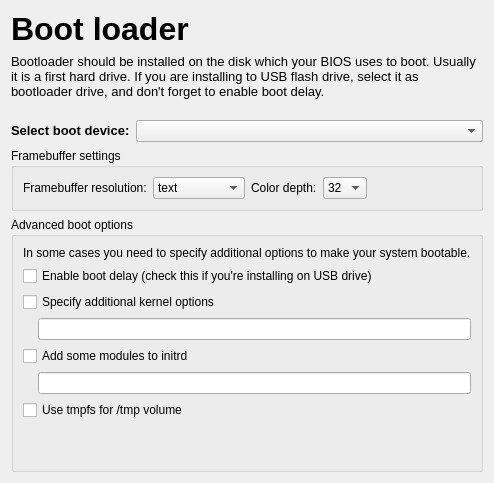
      <widget class="QWidget" name="bootLoaderPage">
       <layout class="QVBoxLayout" name="verticalLayout_16">
        <item>
         <layout class="QHBoxLayout" name="horizontalLayout_39">
          <item>
           <widget class="QLabel" name="label_13">
            <property name="text">
             <string>&lt;!DOCTYPE HTML PUBLIC &quot;-//W3C//DTD HTML 4.0//EN&quot; &quot;http://www.w3.org/TR/REC-html40/strict.dtd&quot;&gt;
&lt;html&gt;&lt;head&gt;&lt;meta name=&quot;qrichtext&quot; content=&quot;1&quot; /&gt;&lt;style type=&quot;text/css&quot;&gt;
p, li { white-space: pre-wrap; }
&lt;/style&gt;&lt;/head&gt;&lt;body style=&quot; font-family:'Droid Sans'; font-size:10pt; font-weight:400; font-style:normal;&quot;&gt;
&lt;p style=&quot; margin-top:0px; margin-bottom:0px; margin-left:0px; margin-right:0px; -qt-block-indent:0; text-indent:0px;&quot;&gt;&lt;span style=&quot; font-family:'Tahoma'; font-size:24pt; font-weight:600;&quot;&gt;Boot loader&lt;/span&gt;&lt;/p&gt;&lt;/body&gt;&lt;/html&gt;</string>
            </property>
            <property name="wordWrap">
             <bool>false</bool>
            </property>
           </widget>
          </item>
          <item>
           <spacer name="horizontalSpacer_25">
            <property name="orientation">
             <enum>Qt::Horizontal</enum>
            </property>
            <property name="sizeHint" stdset="0">
             <size>
              <width>40</width>
              <height>20</height>
             </size>
            </property>
           </spacer>
          </item>
          <item>
           <layout class="QVBoxLayout" name="verticalLayout_35">
            <item>
             <spacer name="verticalSpacer_33">
              <property name="orientation">
               <enum>Qt::Vertical</enum>
              </property>
              <property name="sizeType">
               <enum>QSizePolicy::Fixed</enum>
              </property>
              <property name="sizeHint" stdset="0">
               <size>
                <width>20</width>
                <height>9</height>
               </size>
              </property>
             </spacer>
            </item>
            <item>
             <widget class="QLabel" name="label_48">
              <property name="text">
               <string/>
              </property>
              <property name="pixmap">
               <pixmap resource="mainwindow.qrc">:/setupRoots/icons/agilia_installer_head.png</pixmap>
              </property>
             </widget>
            </item>
           </layout>
          </item>
         </layout>
        </item>
        <item>
         <widget class="QLabel" name="label_49">
          <property name="text">
           <string>&lt;!DOCTYPE HTML PUBLIC &quot;-//W3C//DTD HTML 4.0//EN&quot; &quot;http://www.w3.org/TR/REC-html40/strict.dtd&quot;&gt;
&lt;html&gt;&lt;head&gt;&lt;meta name=&quot;qrichtext&quot; content=&quot;1&quot; /&gt;&lt;style type=&quot;text/css&quot;&gt;
p, li { white-space: pre-wrap; }
&lt;/style&gt;&lt;/head&gt;&lt;body style=&quot; font-family:'Droid Sans'; font-size:10pt; font-weight:400; font-style:normal;&quot;&gt;
&lt;p style=&quot; margin-top:0px; margin-bottom:0px; margin-left:0px; margin-right:0px; -qt-block-indent:0; text-indent:0px;&quot;&gt;Bootloader should be installed on the disk which your BIOS uses to boot. Usually it is a first hard drive. If you are installing to USB flash drive, select it as bootloader drive, and don't forget to enable boot delay.&lt;/p&gt;&lt;/body&gt;&lt;/html&gt;</string>
          </property>
          <property name="wordWrap">
           <bool>true</bool>
          </property>
         </widget>
        </item>
        <item>
         <spacer name="verticalSpacer_11">
          <property name="orientation">
           <enum>Qt::Vertical</enum>
          </property>
          <property name="sizeType">
           <enum>QSizePolicy::Fixed</enum>
          </property>
          <property name="sizeHint" stdset="0">
           <size>
            <width>20</width>
            <height>15</height>
           </size>
          </property>
         </spacer>
        </item>
        <item>
         <layout class="QHBoxLayout" name="horizontalLayout">
          <item>
           <widget class="QLabel" name="label_24">
            <property name="text">
             <string>&lt;!DOCTYPE HTML PUBLIC &quot;-//W3C//DTD HTML 4.0//EN&quot; &quot;http://www.w3.org/TR/REC-html40/strict.dtd&quot;&gt;
&lt;html&gt;&lt;head&gt;&lt;meta name=&quot;qrichtext&quot; content=&quot;1&quot; /&gt;&lt;style type=&quot;text/css&quot;&gt;
p, li { white-space: pre-wrap; }
&lt;/style&gt;&lt;/head&gt;&lt;body style=&quot; font-family:'Droid Sans'; font-size:10pt; font-weight:400; font-style:normal;&quot;&gt;
&lt;p style=&quot; margin-top:0px; margin-bottom:0px; margin-left:0px; margin-right:0px; -qt-block-indent:0; text-indent:0px;&quot;&gt;&lt;span style=&quot; font-weight:600;&quot;&gt;Select boot device:&lt;/span&gt;&lt;/p&gt;&lt;/body&gt;&lt;/html&gt;</string>
            </property>
           </widget>
          </item>
          <item>
           <widget class="QComboBox" name="bootLoaderComboBox">
            <property name="sizePolicy">
             <sizepolicy hsizetype="Expanding" vsizetype="Fixed">
              <horstretch>0</horstretch>
              <verstretch>0</verstretch>
             </sizepolicy>
            </property>
           </widget>
          </item>
         </layout>
        </item>
        <item>
         <widget class="QGroupBox" name="groupBox_4">
          <property name="title">
           <string>Framebuffer settings</string>
          </property>
          <layout class="QVBoxLayout" name="verticalLayout_7">
           <item>
            <layout class="QHBoxLayout" name="horizontalLayout_16">
             <item>
              <widget class="QLabel" name="label_30">
               <property name="text">
                <string>Framebuffer resolution:</string>
               </property>
              </widget>
             </item>
             <item>
              <widget class="QComboBox" name="fbResolutionComboBox">
               <item>
                <property name="text">
                 <string>text</string>
                </property>
               </item>
               <item>
                <property name="text">
                 <string>640x480</string>
                </property>
               </item>
               <item>
                <property name="text">
                 <string>800x600</string>
                </property>
               </item>
               <item>
                <property name="text">
                 <string>1024x768</string>
                </property>
               </item>
               <item>
                <property name="text">
                 <string>1280x1024</string>
                </property>
               </item>
               <item>
                <property name="text">
                 <string>1600x1200</string>
                </property>
               </item>
              </widget>
             </item>
             <item>
              <widget class="QLabel" name="label_31">
               <property name="text">
                <string>Color depth:</string>
               </property>
              </widget>
             </item>
             <item>
              <widget class="QComboBox" name="fbColorComboBox">
               <item>
                <property name="text">
                 <string>32</string>
                </property>
               </item>
               <item>
                <property name="text">
                 <string>16</string>
                </property>
               </item>
               <item>
                <property name="text">
                 <string>8</string>
                </property>
               </item>
              </widget>
             </item>
             <item>
              <spacer name="horizontalSpacer_6">
               <property name="orientation">
                <enum>Qt::Horizontal</enum>
               </property>
               <property name="sizeHint" stdset="0">
                <size>
                 <width>40</width>
                 <height>20</height>
                </size>
               </property>
              </spacer>
             </item>
            </layout>
           </item>
          </layout>
         </widget>
        </item>
        <item>
         <widget class="QGroupBox" name="groupBox">
          <property name="title">
           <string>Advanced boot options</string>
          </property>
          <layout class="QVBoxLayout" name="verticalLayout_15">
           <item>
            <widget class="QLabel" name="label_14">
             <property name="text">
              <string>In some cases you need to specify additional options to make your system bootable.</string>
             </property>
            </widget>
           </item>
           <item>
            <widget class="QCheckBox" name="initrdDelayCheckBox">
             <property name="text">
              <string>Enable boot delay (check this if you're installing on USB drive)</string>
             </property>
            </widget>
           </item>
           <item>
            <widget class="QCheckBox" name="checkBox_3">
             <property name="text">
              <string>Specify additional kernel options</string>
             </property>
            </widget>
           </item>
           <item>
            <layout class="QHBoxLayout" name="horizontalLayout_17">
             <item>
              <spacer name="horizontalSpacer_16">
               <property name="orientation">
                <enum>Qt::Horizontal</enum>
               </property>
               <property name="sizeType">
                <enum>QSizePolicy::Fixed</enum>
               </property>
               <property name="sizeHint" stdset="0">
                <size>
                 <width>15</width>
                 <height>20</height>
                </size>
               </property>
              </spacer>
             </item>
             <item>
              <widget class="QLineEdit" name="kernelOptionsLineEdit"/>
             </item>
            </layout>
           </item>
           <item>
            <widget class="QCheckBox" name="checkBox_4">
             <property name="text">
              <string>Add some modules to initrd</string>
             </property>
            </widget>
           </item>
           <item>
            <layout class="QHBoxLayout" name="horizontalLayout_18">
             <item>
              <spacer name="horizontalSpacer_17">
               <property name="orientation">
                <enum>Qt::Horizontal</enum>
               </property>
               <property name="sizeType">
                <enum>QSizePolicy::Fixed</enum>
               </property>
               <property name="sizeHint" stdset="0">
                <size>
                 <width>15</width>
                 <height>20</height>
                </size>
               </property>
              </spacer>
             </item>
             <item>
              <widget class="QLineEdit" name="initrdModulesLineEdit"/>
             </item>
            </layout>
           </item>
           <item>
            <widget class="QCheckBox" name="useTmpfsCheckBox">
             <property name="text">
              <string>Use tmpfs for /tmp volume</string>
             </property>
            </widget>
           </item>
           <item>
            <spacer name="verticalSpacer_12">
             <property name="orientation">
              <enum>Qt::Vertical</enum>
             </property>
             <property name="sizeHint" stdset="0">
              <size>
               <width>20</width>
               <height>40</height>
              </size>
             </property>
            </spacer>
           </item>
          </layout>
         </widget>
        </item>
       </layout>
      </widget>
